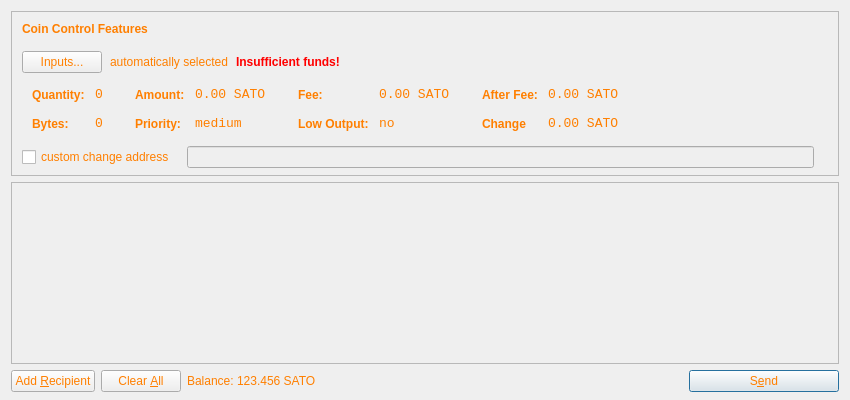
<?xml version="1.0" encoding="UTF-8"?>
<ui version="4.0">
 <class>SendCoinsDialog</class>
 <widget class="QDialog" name="SendCoinsDialog">
  <property name="geometry">
   <rect>
    <x>0</x>
    <y>0</y>
    <width>850</width>
    <height>400</height>
   </rect>
  </property>
  <property name="windowTitle">
   <string>Send Coins</string>
  </property>
  <property name="styleSheet">
   <string notr="true">background-image: url(:/images/bkg2);
color: rgb(255, 127, 0);</string>
  </property>
  <layout class="QVBoxLayout" name="verticalLayout" stretch="0,1,0">
   <property name="bottomMargin">
    <number>8</number>
   </property>
   <item>
    <widget class="QFrame" name="frameCoinControl">
     <property name="sizePolicy">
      <sizepolicy hsizetype="Expanding" vsizetype="Expanding">
       <horstretch>0</horstretch>
       <verstretch>0</verstretch>
      </sizepolicy>
     </property>
     <property name="maximumSize">
      <size>
       <width>16777215</width>
       <height>16777215</height>
      </size>
     </property>
     <property name="frameShape">
      <enum>QFrame::StyledPanel</enum>
     </property>
     <property name="frameShadow">
      <enum>QFrame::Sunken</enum>
     </property>
     <layout class="QVBoxLayout" name="verticalLayoutCoinControl2">
      <property name="spacing">
       <number>5</number>
      </property>
      <property name="leftMargin">
       <number>0</number>
      </property>
      <property name="topMargin">
       <number>0</number>
      </property>
      <property name="rightMargin">
       <number>0</number>
      </property>
      <property name="bottomMargin">
       <number>6</number>
      </property>
      <item>
       <layout class="QVBoxLayout" name="verticalLayoutCoinControl" stretch="0,0,0,0,1">
        <property name="spacing">
         <number>0</number>
        </property>
        <property name="leftMargin">
         <number>10</number>
        </property>
        <property name="topMargin">
         <number>10</number>
        </property>
        <item>
         <layout class="QHBoxLayout" name="horizontalLayoutCoinControl1">
          <property name="bottomMargin">
           <number>15</number>
          </property>
          <item>
           <widget class="QLabel" name="labelCoinControlFeatures">
            <property name="sizePolicy">
             <sizepolicy hsizetype="Preferred" vsizetype="Maximum">
              <horstretch>0</horstretch>
              <verstretch>0</verstretch>
             </sizepolicy>
            </property>
            <property name="font">
             <font>
              <weight>75</weight>
              <bold>true</bold>
             </font>
            </property>
            <property name="styleSheet">
             <string notr="true">font-weight:bold;</string>
            </property>
            <property name="text">
             <string>Coin Control Features</string>
            </property>
           </widget>
          </item>
         </layout>
        </item>
        <item>
         <layout class="QHBoxLayout" name="horizontalLayoutCoinControl2" stretch="0,0,0,0">
          <property name="spacing">
           <number>8</number>
          </property>
          <property name="bottomMargin">
           <number>10</number>
          </property>
          <item>
           <widget class="QPushButton" name="pushButtonCoinControl">
            <property name="styleSheet">
             <string notr="true"/>
            </property>
            <property name="text">
             <string>Inputs...</string>
            </property>
           </widget>
          </item>
          <item>
           <widget class="QLabel" name="labelCoinControlAutomaticallySelected">
            <property name="text">
             <string>automatically selected</string>
            </property>
            <property name="margin">
             <number>5</number>
            </property>
           </widget>
          </item>
          <item>
           <widget class="QLabel" name="labelCoinControlInsuffFunds">
            <property name="font">
             <font>
              <weight>75</weight>
              <bold>true</bold>
             </font>
            </property>
            <property name="styleSheet">
             <string notr="true">color:red;font-weight:bold;</string>
            </property>
            <property name="text">
             <string>Insufficient funds!</string>
            </property>
            <property name="margin">
             <number>5</number>
            </property>
           </widget>
          </item>
          <item>
           <spacer name="horizontalSpacerCoinControl">
            <property name="orientation">
             <enum>Qt::Horizontal</enum>
            </property>
            <property name="sizeHint" stdset="0">
             <size>
              <width>40</width>
              <height>1</height>
             </size>
            </property>
           </spacer>
          </item>
         </layout>
        </item>
        <item>
         <widget class="QWidget" name="widgetCoinControl" native="true">
          <property name="sizePolicy">
           <sizepolicy hsizetype="Preferred" vsizetype="Preferred">
            <horstretch>0</horstretch>
            <verstretch>0</verstretch>
           </sizepolicy>
          </property>
          <property name="minimumSize">
           <size>
            <width>0</width>
            <height>0</height>
           </size>
          </property>
          <property name="styleSheet">
           <string notr="true"/>
          </property>
          <layout class="QHBoxLayout" name="horizontalLayoutCoinControl5">
           <property name="leftMargin">
            <number>0</number>
           </property>
           <property name="topMargin">
            <number>0</number>
           </property>
           <property name="rightMargin">
            <number>0</number>
           </property>
           <property name="bottomMargin">
            <number>0</number>
           </property>
           <item>
            <layout class="QHBoxLayout" name="horizontalLayoutCoinControl3" stretch="0,0,0,1">
             <property name="spacing">
              <number>20</number>
             </property>
             <property name="topMargin">
              <number>0</number>
             </property>
             <property name="bottomMargin">
              <number>10</number>
             </property>
             <item>
              <layout class="QFormLayout" name="formLayoutCoinControl1">
               <property name="horizontalSpacing">
                <number>10</number>
               </property>
               <property name="verticalSpacing">
                <number>14</number>
               </property>
               <property name="leftMargin">
                <number>10</number>
               </property>
               <property name="topMargin">
                <number>4</number>
               </property>
               <property name="rightMargin">
                <number>6</number>
               </property>
               <item row="0" column="0">
                <widget class="QLabel" name="labelCoinControlQuantityText">
                 <property name="styleSheet">
                  <string notr="true">font-weight:bold;</string>
                 </property>
                 <property name="text">
                  <string>Quantity:</string>
                 </property>
                 <property name="margin">
                  <number>0</number>
                 </property>
                </widget>
               </item>
               <item row="0" column="1">
                <widget class="QLabel" name="labelCoinControlQuantity">
                 <property name="font">
                  <font>
                   <family>Monospace</family>
                   <pointsize>10</pointsize>
                  </font>
                 </property>
                 <property name="cursor">
                  <cursorShape>IBeamCursor</cursorShape>
                 </property>
                 <property name="contextMenuPolicy">
                  <enum>Qt::ActionsContextMenu</enum>
                 </property>
                 <property name="text">
                  <string>0</string>
                 </property>
                 <property name="margin">
                  <number>0</number>
                 </property>
                 <property name="textInteractionFlags">
                  <set>Qt::LinksAccessibleByMouse|Qt::TextSelectableByKeyboard|Qt::TextSelectableByMouse</set>
                 </property>
                </widget>
               </item>
               <item row="1" column="0">
                <widget class="QLabel" name="labelCoinControlBytesText">
                 <property name="styleSheet">
                  <string notr="true">font-weight:bold;</string>
                 </property>
                 <property name="text">
                  <string>Bytes:</string>
                 </property>
                </widget>
               </item>
               <item row="1" column="1">
                <widget class="QLabel" name="labelCoinControlBytes">
                 <property name="font">
                  <font>
                   <family>Monospace</family>
                   <pointsize>10</pointsize>
                  </font>
                 </property>
                 <property name="cursor">
                  <cursorShape>IBeamCursor</cursorShape>
                 </property>
                 <property name="contextMenuPolicy">
                  <enum>Qt::ActionsContextMenu</enum>
                 </property>
                 <property name="text">
                  <string>0</string>
                 </property>
                 <property name="textInteractionFlags">
                  <set>Qt::LinksAccessibleByMouse|Qt::TextSelectableByKeyboard|Qt::TextSelectableByMouse</set>
                 </property>
                </widget>
               </item>
              </layout>
             </item>
             <item>
              <layout class="QFormLayout" name="formLayoutCoinControl2">
               <property name="horizontalSpacing">
                <number>10</number>
               </property>
               <property name="verticalSpacing">
                <number>14</number>
               </property>
               <property name="leftMargin">
                <number>6</number>
               </property>
               <property name="topMargin">
                <number>4</number>
               </property>
               <property name="rightMargin">
                <number>6</number>
               </property>
               <item row="0" column="0">
                <widget class="QLabel" name="labelCoinControlAmountText">
                 <property name="styleSheet">
                  <string notr="true">font-weight:bold;</string>
                 </property>
                 <property name="text">
                  <string>Amount:</string>
                 </property>
                 <property name="margin">
                  <number>0</number>
                 </property>
                </widget>
               </item>
               <item row="0" column="1">
                <widget class="QLabel" name="labelCoinControlAmount">
                 <property name="font">
                  <font>
                   <family>Monospace</family>
                   <pointsize>10</pointsize>
                  </font>
                 </property>
                 <property name="cursor">
                  <cursorShape>IBeamCursor</cursorShape>
                 </property>
                 <property name="contextMenuPolicy">
                  <enum>Qt::ActionsContextMenu</enum>
                 </property>
                 <property name="text">
                  <string>0.00 SATO</string>
                 </property>
                 <property name="textInteractionFlags">
                  <set>Qt::LinksAccessibleByMouse|Qt::TextSelectableByKeyboard|Qt::TextSelectableByMouse</set>
                 </property>
                </widget>
               </item>
               <item row="1" column="0">
                <widget class="QLabel" name="labelCoinControlPriorityText">
                 <property name="styleSheet">
                  <string notr="true">font-weight:bold;</string>
                 </property>
                 <property name="text">
                  <string>Priority:</string>
                 </property>
                </widget>
               </item>
               <item row="1" column="1">
                <widget class="QLabel" name="labelCoinControlPriority">
                 <property name="font">
                  <font>
                   <family>Monospace</family>
                   <pointsize>10</pointsize>
                  </font>
                 </property>
                 <property name="cursor">
                  <cursorShape>IBeamCursor</cursorShape>
                 </property>
                 <property name="contextMenuPolicy">
                  <enum>Qt::ActionsContextMenu</enum>
                 </property>
                 <property name="text">
                  <string>medium</string>
                 </property>
                 <property name="textInteractionFlags">
                  <set>Qt::LinksAccessibleByMouse|Qt::TextSelectableByKeyboard|Qt::TextSelectableByMouse</set>
                 </property>
                </widget>
               </item>
              </layout>
             </item>
             <item>
              <layout class="QFormLayout" name="formLayoutCoinControl3">
               <property name="horizontalSpacing">
                <number>10</number>
               </property>
               <property name="verticalSpacing">
                <number>14</number>
               </property>
               <property name="leftMargin">
                <number>6</number>
               </property>
               <property name="topMargin">
                <number>4</number>
               </property>
               <property name="rightMargin">
                <number>6</number>
               </property>
               <item row="0" column="0">
                <widget class="QLabel" name="labelCoinControlFeeText">
                 <property name="styleSheet">
                  <string notr="true">font-weight:bold;</string>
                 </property>
                 <property name="text">
                  <string>Fee:</string>
                 </property>
                 <property name="margin">
                  <number>0</number>
                 </property>
                </widget>
               </item>
               <item row="0" column="1">
                <widget class="QLabel" name="labelCoinControlFee">
                 <property name="font">
                  <font>
                   <family>Monospace</family>
                   <pointsize>10</pointsize>
                  </font>
                 </property>
                 <property name="cursor">
                  <cursorShape>IBeamCursor</cursorShape>
                 </property>
                 <property name="contextMenuPolicy">
                  <enum>Qt::ActionsContextMenu</enum>
                 </property>
                 <property name="text">
                  <string>0.00 SATO</string>
                 </property>
                 <property name="textInteractionFlags">
                  <set>Qt::LinksAccessibleByMouse|Qt::TextSelectableByKeyboard|Qt::TextSelectableByMouse</set>
                 </property>
                </widget>
               </item>
               <item row="1" column="0">
                <widget class="QLabel" name="labelCoinControlLowOutputText">
                 <property name="styleSheet">
                  <string notr="true">font-weight:bold;</string>
                 </property>
                 <property name="text">
                  <string>Low Output:</string>
                 </property>
                </widget>
               </item>
               <item row="1" column="1">
                <widget class="QLabel" name="labelCoinControlLowOutput">
                 <property name="font">
                  <font>
                   <family>Monospace</family>
                   <pointsize>10</pointsize>
                  </font>
                 </property>
                 <property name="cursor">
                  <cursorShape>IBeamCursor</cursorShape>
                 </property>
                 <property name="contextMenuPolicy">
                  <enum>Qt::ActionsContextMenu</enum>
                 </property>
                 <property name="text">
                  <string>no</string>
                 </property>
                 <property name="textInteractionFlags">
                  <set>Qt::LinksAccessibleByMouse|Qt::TextSelectableByKeyboard|Qt::TextSelectableByMouse</set>
                 </property>
                </widget>
               </item>
              </layout>
             </item>
             <item>
              <layout class="QFormLayout" name="formLayoutCoinControl4">
               <property name="horizontalSpacing">
                <number>10</number>
               </property>
               <property name="verticalSpacing">
                <number>14</number>
               </property>
               <property name="leftMargin">
                <number>6</number>
               </property>
               <property name="topMargin">
                <number>4</number>
               </property>
               <property name="rightMargin">
                <number>6</number>
               </property>
               <item row="0" column="0">
                <widget class="QLabel" name="labelCoinControlAfterFeeText">
                 <property name="styleSheet">
                  <string notr="true">font-weight:bold;</string>
                 </property>
                 <property name="text">
                  <string>After Fee:</string>
                 </property>
                 <property name="margin">
                  <number>0</number>
                 </property>
                </widget>
               </item>
               <item row="0" column="1">
                <widget class="QLabel" name="labelCoinControlAfterFee">
                 <property name="font">
                  <font>
                   <family>Monospace</family>
                   <pointsize>10</pointsize>
                  </font>
                 </property>
                 <property name="cursor">
                  <cursorShape>IBeamCursor</cursorShape>
                 </property>
                 <property name="contextMenuPolicy">
                  <enum>Qt::ActionsContextMenu</enum>
                 </property>
                 <property name="text">
                  <string>0.00 SATO</string>
                 </property>
                 <property name="textInteractionFlags">
                  <set>Qt::LinksAccessibleByMouse|Qt::TextSelectableByKeyboard|Qt::TextSelectableByMouse</set>
                 </property>
                </widget>
               </item>
               <item row="1" column="0">
                <widget class="QLabel" name="labelCoinControlChangeText">
                 <property name="styleSheet">
                  <string notr="true">font-weight:bold;</string>
                 </property>
                 <property name="text">
                  <string>Change</string>
                 </property>
                </widget>
               </item>
               <item row="1" column="1">
                <widget class="QLabel" name="labelCoinControlChange">
                 <property name="font">
                  <font>
                   <family>Monospace</family>
                   <pointsize>10</pointsize>
                  </font>
                 </property>
                 <property name="cursor">
                  <cursorShape>IBeamCursor</cursorShape>
                 </property>
                 <property name="contextMenuPolicy">
                  <enum>Qt::ActionsContextMenu</enum>
                 </property>
                 <property name="text">
                  <string>0.00 SATO</string>
                 </property>
                 <property name="textInteractionFlags">
                  <set>Qt::LinksAccessibleByMouse|Qt::TextSelectableByKeyboard|Qt::TextSelectableByMouse</set>
                 </property>
                </widget>
               </item>
              </layout>
             </item>
            </layout>
           </item>
          </layout>
         </widget>
        </item>
        <item>
         <layout class="QHBoxLayout" name="horizontalLayoutCoinControl4" stretch="0,0,0">
          <property name="spacing">
           <number>12</number>
          </property>
          <property name="sizeConstraint">
           <enum>QLayout::SetDefaultConstraint</enum>
          </property>
          <property name="topMargin">
           <number>5</number>
          </property>
          <property name="rightMargin">
           <number>5</number>
          </property>
          <item>
           <widget class="QCheckBox" name="checkBoxCoinControlChange">
            <property name="text">
             <string>custom change address</string>
            </property>
           </widget>
          </item>
          <item>
           <widget class="QLineEdit" name="lineEditCoinControlChange">
            <property name="enabled">
             <bool>false</bool>
            </property>
            <property name="sizePolicy">
             <sizepolicy hsizetype="Expanding" vsizetype="Fixed">
              <horstretch>0</horstretch>
              <verstretch>0</verstretch>
             </sizepolicy>
            </property>
           </widget>
          </item>
          <item>
           <widget class="QLabel" name="labelCoinControlChangeLabel">
            <property name="sizePolicy">
             <sizepolicy hsizetype="Preferred" vsizetype="Expanding">
              <horstretch>0</horstretch>
              <verstretch>0</verstretch>
             </sizepolicy>
            </property>
            <property name="minimumSize">
             <size>
              <width>0</width>
              <height>0</height>
             </size>
            </property>
            <property name="text">
             <string/>
            </property>
            <property name="margin">
             <number>3</number>
            </property>
           </widget>
          </item>
         </layout>
        </item>
        <item>
         <spacer name="verticalSpacerCoinControl">
          <property name="orientation">
           <enum>Qt::Vertical</enum>
          </property>
          <property name="sizeHint" stdset="0">
           <size>
            <width>800</width>
            <height>1</height>
           </size>
          </property>
         </spacer>
        </item>
       </layout>
      </item>
     </layout>
    </widget>
   </item>
   <item>
    <widget class="QScrollArea" name="scrollArea">
     <property name="widgetResizable">
      <bool>true</bool>
     </property>
     <widget class="QWidget" name="scrollAreaWidgetContents">
      <property name="geometry">
       <rect>
        <x>0</x>
        <y>0</y>
        <width>834</width>
        <height>186</height>
       </rect>
      </property>
      <layout class="QVBoxLayout" name="verticalLayout_2">
       <property name="leftMargin">
        <number>0</number>
       </property>
       <property name="topMargin">
        <number>0</number>
       </property>
       <property name="rightMargin">
        <number>0</number>
       </property>
       <property name="bottomMargin">
        <number>0</number>
       </property>
       <item>
        <layout class="QVBoxLayout" name="entries">
         <property name="spacing">
          <number>6</number>
         </property>
        </layout>
       </item>
       <item>
        <spacer name="verticalSpacer">
         <property name="orientation">
          <enum>Qt::Vertical</enum>
         </property>
         <property name="sizeHint" stdset="0">
          <size>
           <width>20</width>
           <height>40</height>
          </size>
         </property>
        </spacer>
       </item>
      </layout>
     </widget>
    </widget>
   </item>
   <item>
    <layout class="QHBoxLayout" name="horizontalLayout">
     <item>
      <widget class="QPushButton" name="addButton">
       <property name="toolTip">
        <string>Send to multiple recipients at once</string>
       </property>
       <property name="text">
        <string>Add &amp;Recipient</string>
       </property>
       <property name="icon">
        <iconset resource="../bitcoin.qrc">
         <normaloff>:/icons/add</normaloff>:/icons/add</iconset>
       </property>
       <property name="autoDefault">
        <bool>false</bool>
       </property>
      </widget>
     </item>
     <item>
      <widget class="QPushButton" name="clearButton">
       <property name="sizePolicy">
        <sizepolicy hsizetype="Minimum" vsizetype="Fixed">
         <horstretch>0</horstretch>
         <verstretch>0</verstretch>
        </sizepolicy>
       </property>
       <property name="toolTip">
        <string>Remove all transaction fields</string>
       </property>
       <property name="text">
        <string>Clear &amp;All</string>
       </property>
       <property name="icon">
        <iconset resource="../bitcoin.qrc">
         <normaloff>:/icons/remove</normaloff>:/icons/remove</iconset>
       </property>
       <property name="autoRepeatDelay">
        <number>300</number>
       </property>
       <property name="autoDefault">
        <bool>false</bool>
       </property>
      </widget>
     </item>
     <item>
      <layout class="QHBoxLayout" name="horizontalLayout_2">
       <property name="spacing">
        <number>3</number>
       </property>
       <item>
        <widget class="QLabel" name="label">
         <property name="sizePolicy">
          <sizepolicy hsizetype="Preferred" vsizetype="Fixed">
           <horstretch>0</horstretch>
           <verstretch>0</verstretch>
          </sizepolicy>
         </property>
         <property name="text">
          <string>Balance:</string>
         </property>
        </widget>
       </item>
       <item>
        <widget class="QLabel" name="labelBalance">
         <property name="sizePolicy">
          <sizepolicy hsizetype="Preferred" vsizetype="Fixed">
           <horstretch>0</horstretch>
           <verstretch>0</verstretch>
          </sizepolicy>
         </property>
         <property name="cursor">
          <cursorShape>IBeamCursor</cursorShape>
         </property>
         <property name="text">
          <string>123.456 SATO</string>
         </property>
         <property name="textInteractionFlags">
          <set>Qt::LinksAccessibleByMouse|Qt::TextSelectableByKeyboard|Qt::TextSelectableByMouse</set>
         </property>
        </widget>
       </item>
      </layout>
     </item>
     <item>
      <spacer name="horizontalSpacer">
       <property name="orientation">
        <enum>Qt::Horizontal</enum>
       </property>
       <property name="sizeHint" stdset="0">
        <size>
         <width>40</width>
         <height>20</height>
        </size>
       </property>
      </spacer>
     </item>
     <item>
      <widget class="QPushButton" name="sendButton">
       <property name="minimumSize">
        <size>
         <width>150</width>
         <height>0</height>
        </size>
       </property>
       <property name="toolTip">
        <string>Confirm the send action</string>
       </property>
       <property name="text">
        <string>S&amp;end</string>
       </property>
       <property name="icon">
        <iconset resource="../bitcoin.qrc">
         <normaloff>:/icons/send</normaloff>:/icons/send</iconset>
       </property>
       <property name="default">
        <bool>true</bool>
       </property>
      </widget>
     </item>
    </layout>
   </item>
  </layout>
 </widget>
 <resources>
  <include location="../bitcoin.qrc"/>
 </resources>
 <connections/>
</ui>
